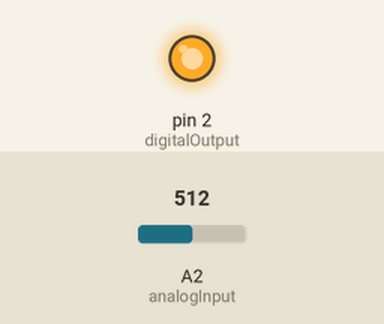
The sketch below on a simulated Arduino Uno, built with avr-gcc and run on an emulated ATmega328P. Parts: output pins drawn as LEDs (lit = HIGH). The test bench sets the inputs (shaded band); at power-on: A2 (analogInput) = 512.

Above: at 1.2 s.
1.3 s: A2 (analogInput) set to 697
2.8 s: A2 (analogInput) set to 721
At 3.5 s:
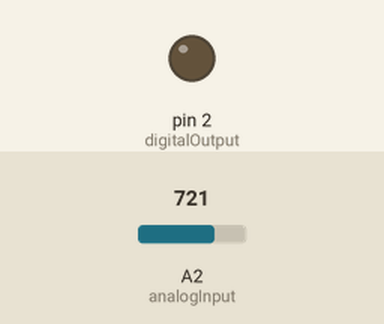
4.3 s: A2 (analogInput) set to 511
At 4.6 s:
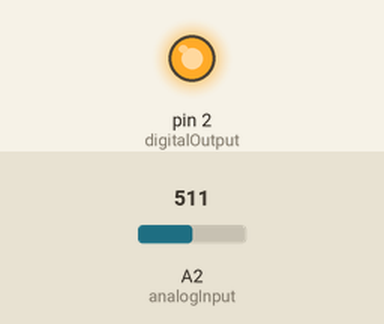
5.8 s: A2 (analogInput) set to 716
At 6.9 s:
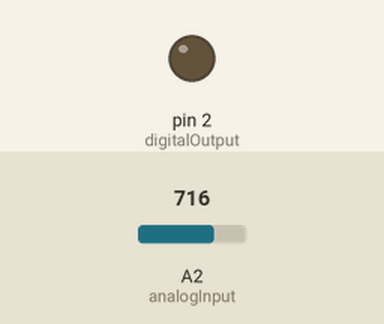
Timing chart, 0 to 8.3 s (numbered marks = the images above; inputs shaded):
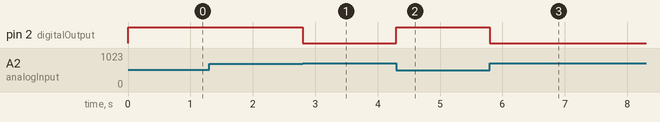

Measured:
- the behaviour switches between 712 and 713 on A2 (analogInput) (found by bisection; images 0 and 1)
- after the input at 1.3 s, every drawn part: stays the same
- after the input at 2.8 s, pin 2 (digitalOutput): HIGH → LOW at once
- after the input at 4.3 s, pin 2 (digitalOutput): LOW → HIGH at once
- after the input at 5.8 s, pin 2 (digitalOutput): HIGH → LOW at once

The sketch:

IOT-LegoHouse.ino
```cpp
// (licence header left out)
#include "pitches.h"

int digitalInput = 3;
int digitalOutput = 2;
int analogInput = A2;
int analogOutput = 1;
//int digitalOutput = 13; //arduino Test
//int analogOutput = 8;//arduino Test

float unit = 0.1; // morse code unit
int noteDuration = 100;
int noteDelay = 20;
int iotSong[] = {NOTE_C3, NOTE_D3, NOTE_E3, NOTE_F3, NOTE_G3, NOTE_A3, NOTE_B3};
int melody[] = {
  NOTE_C4, NOTE_G3, NOTE_G3, NOTE_A3, NOTE_G3, 0, NOTE_B3, NOTE_C4
};
int noteDurations[] = {
  4, 8, 8, 4, 4, 4, 4, 4
};

void setup() {
  pinMode(digitalInput, INPUT_PULLUP);
  pinMode(digitalOutput, OUTPUT);
  pinMode(analogOutput, OUTPUT);
  Serial.begin(9600);//arduino Test
}


// ##########################  MAIN  ##########################
void loop() {

  if(readLight() < 90) {
	on(0);


 } else {
  off(0);
 }
 /*Serial.println(255-readLight());
 delay(1); //arduino Test*/
}


// ########################## BLACK BOX ##########################
// ===== IOT Commands =====

// Digital Output
void blink(float sec) {
	on(sec);
	off(sec);
}


void on(float sec) {
	digitalWrite(digitalOutput, HIGH);
	wait(sec);
}

void off(float sec) {
	digitalWrite(digitalOutput, LOW);
	wait(sec);
}

// Digital Input
boolean isOn() {
	if (digitalRead(digitalInput) == LOW)
		return true;
	else
		return false;
}

boolean isOff() {
	if (digitalRead(digitalInput) == HIGH)
		return true;
	else
		return false;
}


// Analog Input
int readValue() {
	return map(analogRead(analogInput), 0, 1023, 0, 255);
}

int readLight() {
  int light;
  light = analogRead(analogInput);
  light = calibrateLightSensor(light);
  return map(light, 0, 1023, 0, 255);
}

int calibrateLightSensor(int light) {
    int mid = 600;
    int mid2 = 900;
    if ( light < mid) {
        light = int(round((40.0/mid)*light));
    } else if (light < mid2) {
        light = int(round((mid2-40)/(mid2-float(mid))* light) - 1680);
    }
    light = constrain(light, 0, 1023);
    return light;
}


// Analog Output
void writeValue(int value) {
	analogWrite(analogOutput, value);
}

void slowOn(float waitSec) {
	for (int i=0; i<=255; i=i+5) {
		writeValue(i);
		wait(waitSec);
	}
}

void slowOff(float waitSec) {
	for (int i=255; i>=0; i=i-5) {
		writeValue(i);
		wait(waitSec);
	}
}

void playTone(int value) {
	tone(analogOutput, value, noteDuration);
	delay(noteDelay);
	noTone(analogOutput);
}

void playOneTone(int value) {
	tone(analogOutput, value, 1000/4);
	delay(1000/4*1.3);
	noTone(analogOutput);
}

void playHalfTone(int value) {
	tone(analogOutput, value, 1000/8);
	delay(1000/8*1.3);
	noTone(analogOutput);
}

/*void playTones(int song[], int size) {
	for (int i=0; i<size; i++) {
		playOneTone(song[i]);
	}

}*/
void playTones(int song[], int noteDurations[], int size) {
      for(int i=0; i<size;i++){
        int noteDuration = 1000 / noteDurations[i]*1.30;
        tone(analogOutput, song[i], noteDuration);
        delay(noteDuration);
        noTone(analogOutput);
      }

}


// Common
void wait(float sec) {
	delay(sec*1000);
}


// ===== Morse Code Commands =====
// http://en.wikipedia.org/wiki/Morse_code
void dot() {
	on(unit);
	off(unit);
}

void dash() {
	on(3*unit);
	off(unit);
}

void lspace() {
	wait(3*unit);
}

void wspace() {
	wait(7*unit);
}
```

pitches.h
```cpp
/*************************************************
 * Public Constants
 * http://arduino.cc/en/Tutorial/tone
 *************************************************/

#define NOTE_B0  31
#define NOTE_C1  33
#define NOTE_CS1 35
#define NOTE_D1  37
#define NOTE_DS1 39
#define NOTE_E1  41
#define NOTE_F1  44
#define NOTE_FS1 46
#define NOTE_G1  49
#define NOTE_GS1 52
#define NOTE_A1  55
#define NOTE_AS1 58
#define NOTE_B1  62
#define NOTE_C2  65
#define NOTE_CS2 69
#define NOTE_D2  73
#define NOTE_DS2 78
#define NOTE_E2  82
#define NOTE_F2  87
#define NOTE_FS2 93
#define NOTE_G2  98
#define NOTE_GS2 104
#define NOTE_A2  110
#define NOTE_AS2 117
#define NOTE_B2  123
#define NOTE_C3  131
#define NOTE_CS3 139
#define NOTE_D3  147
#define NOTE_DS3 156
#define NOTE_E3  165
#define NOTE_F3  175
#define NOTE_FS3 185
#define NOTE_G3  196
#define NOTE_GS3 208
#define NOTE_A3  220
#define NOTE_AS3 233
#define NOTE_B3  247
#define NOTE_C4  262
#define NOTE_CS4 277
#define NOTE_D4  294
#define NOTE_DS4 311
#define NOTE_E4  330
#define NOTE_F4  349
#define NOTE_FS4 370
#define NOTE_G4  392
#define NOTE_GS4 415
#define NOTE_A4  440
#define NOTE_AS4 466
#define NOTE_B4  494
#define NOTE_C5  523
#define NOTE_CS5 554
#define NOTE_D5  587
#define NOTE_DS5 622
#define NOTE_E5  659
#define NOTE_F5  698
#define NOTE_FS5 740
#define NOTE_G5  784
#define NOTE_GS5 831
#define NOTE_A5  880
#define NOTE_AS5 932
#define NOTE_B5  988
#define NOTE_C6  1047
#define NOTE_CS6 1109
#define NOTE_D6  1175
#define NOTE_DS6 1245
#define NOTE_E6  1319
#define NOTE_F6  1397
#define NOTE_FS6 1480
#define NOTE_G6  1568
#define NOTE_GS6 1661
#define NOTE_A6  1760
#define NOTE_AS6 1865
#define NOTE_B6  1976
#define NOTE_C7  2093
#define NOTE_CS7 2217
#define NOTE_D7  2349
#define NOTE_DS7 2489
#define NOTE_E7  2637
#define NOTE_F7  2794
#define NOTE_FS7 2960
#define NOTE_G7  3136
#define NOTE_GS7 3322
#define NOTE_A7  3520
#define NOTE_AS7 3729
#define NOTE_B7  3951
#define NOTE_C8  4186
#define NOTE_CS8 4435
#define NOTE_D8  4699
#define NOTE_DS8 4978
```
